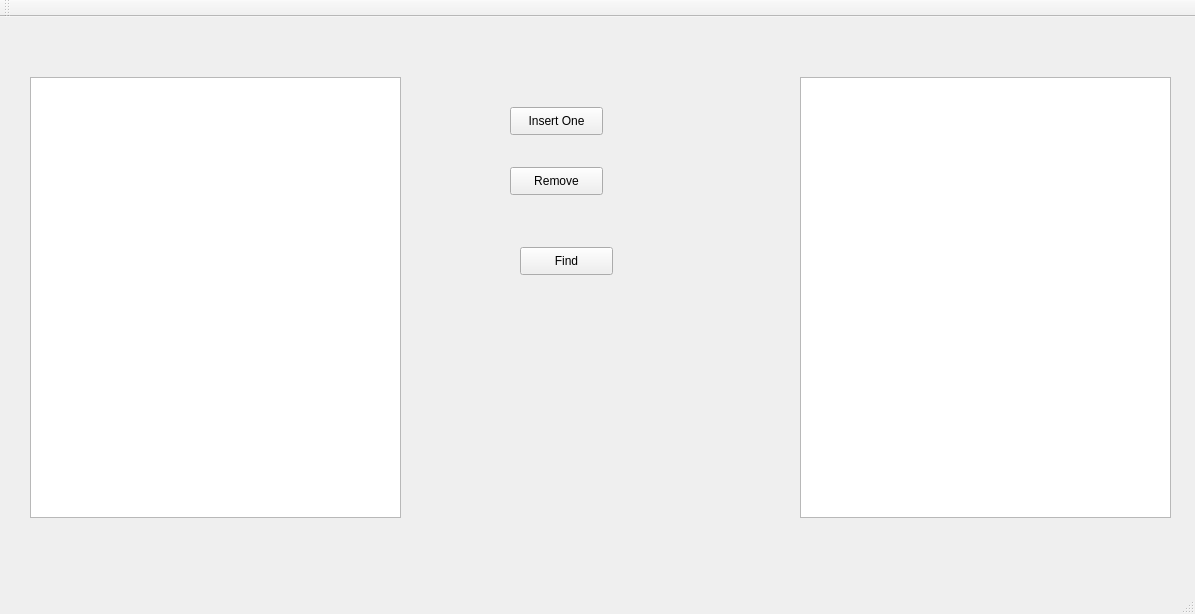
<?xml version="1.0" encoding="UTF-8"?>
<ui version="4.0">
 <class>MainWindow</class>
 <widget class="QMainWindow" name="MainWindow">
  <property name="geometry">
   <rect>
    <x>0</x>
    <y>0</y>
    <width>1195</width>
    <height>614</height>
   </rect>
  </property>
  <property name="windowTitle">
   <string>MainWindow</string>
  </property>
  <widget class="QWidget" name="centralWidget">
   <widget class="QGraphicsView" name="graphicsView">
    <property name="geometry">
     <rect>
      <x>30</x>
      <y>60</y>
      <width>371</width>
      <height>441</height>
     </rect>
    </property>
   </widget>
   <widget class="QGraphicsView" name="graphicsView_2">
    <property name="geometry">
     <rect>
      <x>800</x>
      <y>60</y>
      <width>371</width>
      <height>441</height>
     </rect>
    </property>
   </widget>
   <widget class="QPushButton" name="insertBtn">
    <property name="geometry">
     <rect>
      <x>510</x>
      <y>90</y>
      <width>93</width>
      <height>28</height>
     </rect>
    </property>
    <property name="text">
     <string>Insert One</string>
    </property>
   </widget>
   <widget class="QPushButton" name="removeBtn">
    <property name="geometry">
     <rect>
      <x>510</x>
      <y>150</y>
      <width>93</width>
      <height>28</height>
     </rect>
    </property>
    <property name="text">
     <string>Remove</string>
    </property>
   </widget>
   <widget class="QPushButton" name="findBtn">
    <property name="geometry">
     <rect>
      <x>520</x>
      <y>230</y>
      <width>93</width>
      <height>28</height>
     </rect>
    </property>
    <property name="text">
     <string>Find</string>
    </property>
   </widget>
  </widget>
  <widget class="QMenuBar" name="menuBar">
   <property name="geometry">
    <rect>
     <x>0</x>
     <y>0</y>
     <width>1195</width>
     <height>26</height>
    </rect>
   </property>
  </widget>
  <widget class="QToolBar" name="mainToolBar">
   <attribute name="toolBarArea">
    <enum>TopToolBarArea</enum>
   </attribute>
   <attribute name="toolBarBreak">
    <bool>false</bool>
   </attribute>
  </widget>
  <widget class="QStatusBar" name="statusBar"/>
 </widget>
 <layoutdefault spacing="6" margin="11"/>
 <resources/>
 <connections/>
</ui>
